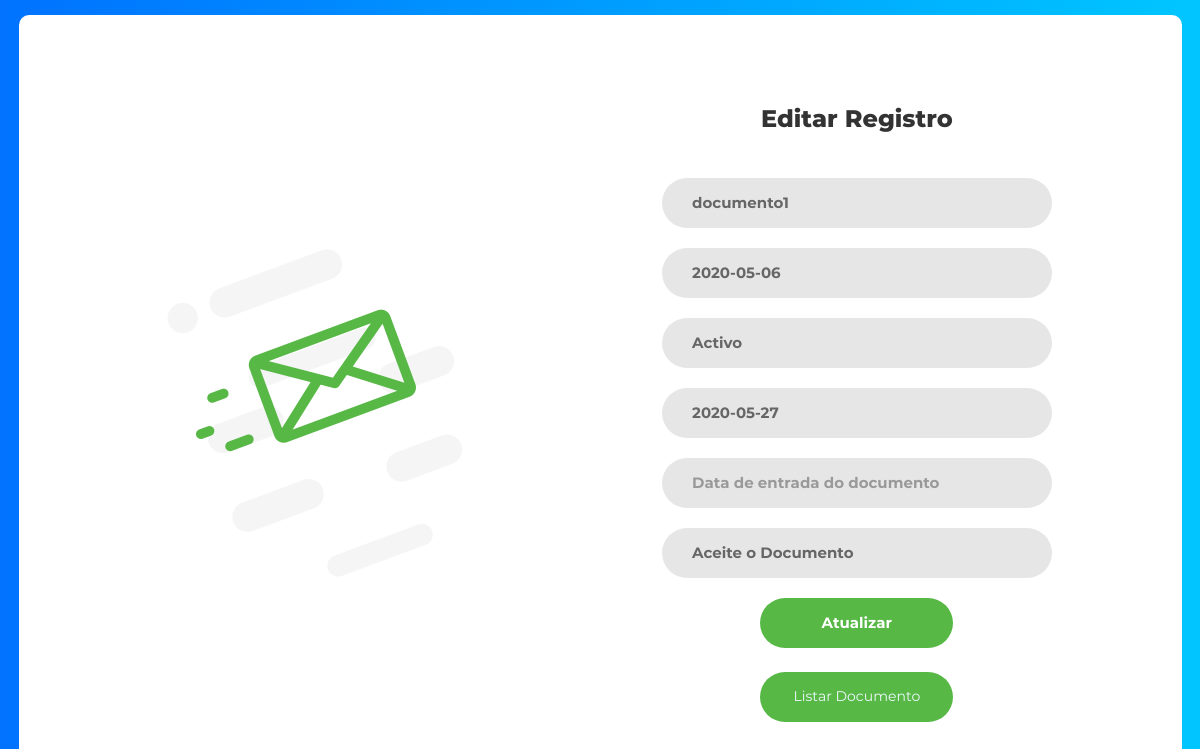
The app's page /Aula1/editar.php?id_documento=3 with its own data.
### tables this page shows
CREATE TABLE `documento` (
  `id_documento` int(11) NOT NULL,
  `nome_documento` varchar(100) NOT NULL,
  `data_remetida` varchar(100) NOT NULL,
  `estado_documento` varchar(100) NOT NULL,
  `data_entrada` varchar(100) NOT NULL,
  `message` varchar(100) NOT NULL
);

### Aula1/editar.php (the view, shortened to what this page needs)
<!DOCTYPE html>
<html lang="en">
<head>
	<link rel="stylesheet" type="text/css" href="../formulario/vendor/bootstrap/css/bootstrap.min.css">
	<link rel="stylesheet" type="text/css" href="../formulario/fonts/font-awesome-4.7.0/css/font-awesome.min.css">
	<link rel="stylesheet" type="text/css" href="../formulario/vendor/animate/animate.css">
	<link rel="stylesheet" type="text/css" href="../formulario/vendor/css-hamburgers/hamburgers.min.css">
	<link rel="stylesheet" type="text/css" href="../formulario/vendor/select2/select2.min.css">
	<link rel="stylesheet" type="text/css" href="../formulario/css/util.css">
	<link rel="stylesheet" type="text/css" href="../formulario/css/main.css">
</head>
<body>
	<div class="contact1">
		<div class="container-contact1">
			<div class="contact1-pic js-tilt" data-tilt>
				<img src="../formulario/images/img-01.png" alt="IMG">
			</div>
			<?php
			include_once 'db_connect.php';
			if (isset($_GET['id_documento'])) :
				$id = filter_input(INPUT_GET, 'id_documento', FILTER_SANITIZE_STRING);
				$sql = "SELECT * FROM documento  WHERE id_documento = '$id'";
				$prepareting = $conn->prepare($sql);
				$prepareting->execute();
				$result = $prepareting->fetch(PDO::FETCH_ASSOC);
			endif;
			?>
			<form action="modelupdate.php?funcao=update&&id_documento=<?php echo $id; ?>" method="POST" class="contact1-form validate-form">
				<span class="contact1-form-title">
					Editar Registro
				</span>
				<div class="wrap-input1 validate-input" data-validate="Name is required">
					<input class="input1" type="text" name="nome_documento" placeholder=" Nome do Documento" value="<?php echo $result['nome_documento']; ?>" required>
					<span class="shadow-input1"></span>
				</div>
				<div class="wrap-input1 validate-input" data-validate="Valid email is required: ex@abc.xyz">
					<input class="input1" type="text" name="data_remetida" placeholder="Data Remetida " value="<?php echo $result['data_remetida']; ?>" required>
					<span class="shadow-input1"></span>
				</div>
				<div class="wrap-input1 validate-input" data-validate="Subject is required">
					<input class="input1" type="text" name="estado_documento" placeholder="Estado do Documernto " value="<?php echo $result['estado_documento']; ?>" required>
					<span class="shadow-input1"></span>
				</div>
				<div class="wrap-input1 validate-input" data-validate="Subject is required">
					<input class="input1" type="text" name="data_entrada" placeholder="Data de entrada do documento " value="<?php echo $result['data_entrada']; ?>" required>
					<span class="shadow-input1"></span>
				</div>
				<div class="wrap-input1 validate-input" data-validate="Subject is required">
					<input class="input1" type="text" name="nome_projecto" placeholder="Data de entrada do documento " value="<?php echo $result['nome_projecto']; ?>" required>
					<span class="shadow-input1"></span>
				</div>
				<div class="wrap-input1 validate-input" data-validate="Message is required">
					<input class="input1" type="text" name="message" placeholder=" documento " value="<?php echo $result['message']; ?>" required>
					<span class="shadow-input1"></span>
				</div>
				<div class="container-contact1-form-btn">
					<input type="submit" name="verificaClick" class="contact1-form-btn" class="fa fa-long-arrow-right" aria-hidden="true" value="Atualizar">
				</div> <br>
				<div class="container-contact1-form-btn">
					<button type="button" class="contact1-form-btn" class="fa fa-long-arrow-right" aria-hidden="true"> <a href="../Aula1/tabela.php" style="color: aliceblue;" aria-hidden="true">Listar Documento</a> </button>
				</div>
			</form>
		</div>
	</div>
</body>
</html>

### formulario/css/main.css (style rules this page uses)
* { margin: 0px; padding: 0px; box-sizing: border-box; }
body, html { height: 100%; font-family: Montserrat-Regular, sans-serif; }
a { font-family: Montserrat-Regular; font-size: 14px; line-height: 1.7; color: #666666; margin: 0px; transition: all 0.4s; -webkit-transition: all 0.4s; -o-transition: all 0.4s; -moz-transition: all 0.4s; }
input { outline: none; border: none; }
button { outline: none !important; border: none; background: transparent; }
.contact1 { width: 100%; min-height: 100%; padding: 15px; background: #009bff; background: -webkit-linear-gradient(left, #0072ff, #00c6ff); background: -o-linear-gradient(left, #0072ff, #00c6ff); background: -moz-linear-gradient(left, #0072ff, #00c6ff); background: linear-gradient(left, #0072ff, #00c6ff); display: -webkit-box; display: -webkit-flex; display: -moz-box; display: -ms-flexbox; display: flex; flex-wrap: wrap; justify-content: center; align-items: center; }
.container-contact1 { width: 1163px; background: #fff; border-radius: 10px; overflow: hidden; display: -webkit-box; display: -webkit-flex; display: -moz-box; display: -ms-flexbox; display: flex; flex-wrap: wrap; justify-content: space-between; align-items: center; padding: 90px 130px 88px 148px; }
.contact1-pic { width: 296px; }
.contact1-pic img { max-width: 100%; }
.contact1-form { width: 390px; }
.contact1-form-title { display: block; font-family: Montserrat-ExtraBold; font-size: 24px; color: #333333; line-height: 1.2; text-align: center; padding-bottom: 44px; }
input.input1 { height: 50px; border-radius: 25px; padding: 0 30px; }
input.input1 + .shadow-input1 { border-radius: 25px; }
.wrap-input1 { position: relative; width: 100%; z-index: 1; margin-bottom: 20px; }
.input1 { display: block; width: 100%; background: #e6e6e6; font-family: Montserrat-Bold; font-size: 15px; line-height: 1.5; color: #666666; }
.shadow-input1 { content: ''; display: block; position: absolute; bottom: 0; left: 0; z-index: -1; width: 100%; height: 100%; box-shadow: 0px 0px 0px 0px; color: rgba(87,184,70, 0.5); }
.container-contact1-form-btn { display: -webkit-box; display: -webkit-flex; display: -moz-box; display: -ms-flexbox; display: flex; flex-wrap: wrap; justify-content: center; }
.contact1-form-btn { min-width: 193px; height: 50px; border-radius: 25px; background: #57b846; font-family: Montserrat-Bold; font-size: 15px; line-height: 1.5; color: #fff; display: -webkit-box; display: -webkit-flex; display: -moz-box; display: -ms-flexbox; display: flex; justify-content: center; align-items: center; padding: 0 25px; -webkit-transition: all 0.4s; -o-transition: all 0.4s; -moz-transition: all 0.4s; transition: all 0.4s; }
@media (max-width: 1200px) { .contact1-pic { width: 33.5%; } }
@media (max-width: 1200px) { .contact1-form { width: 44%; } }
.validate-input { position: relative; }

### records on screen
documento: nome_documento "documento1", data_remetida "2020-05-06", estado_documento "Activo", data_entrada "2020-05-27", message "Aceite o Documento"
